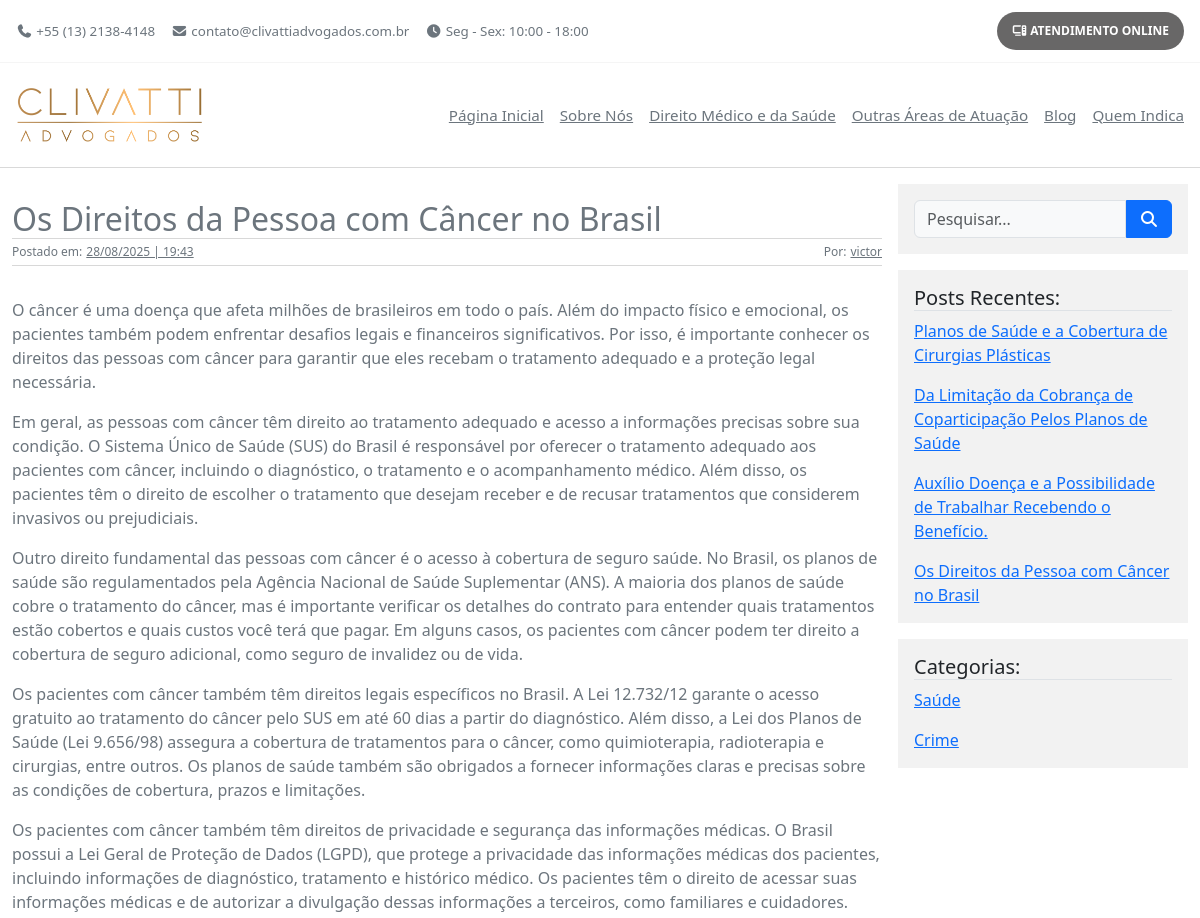
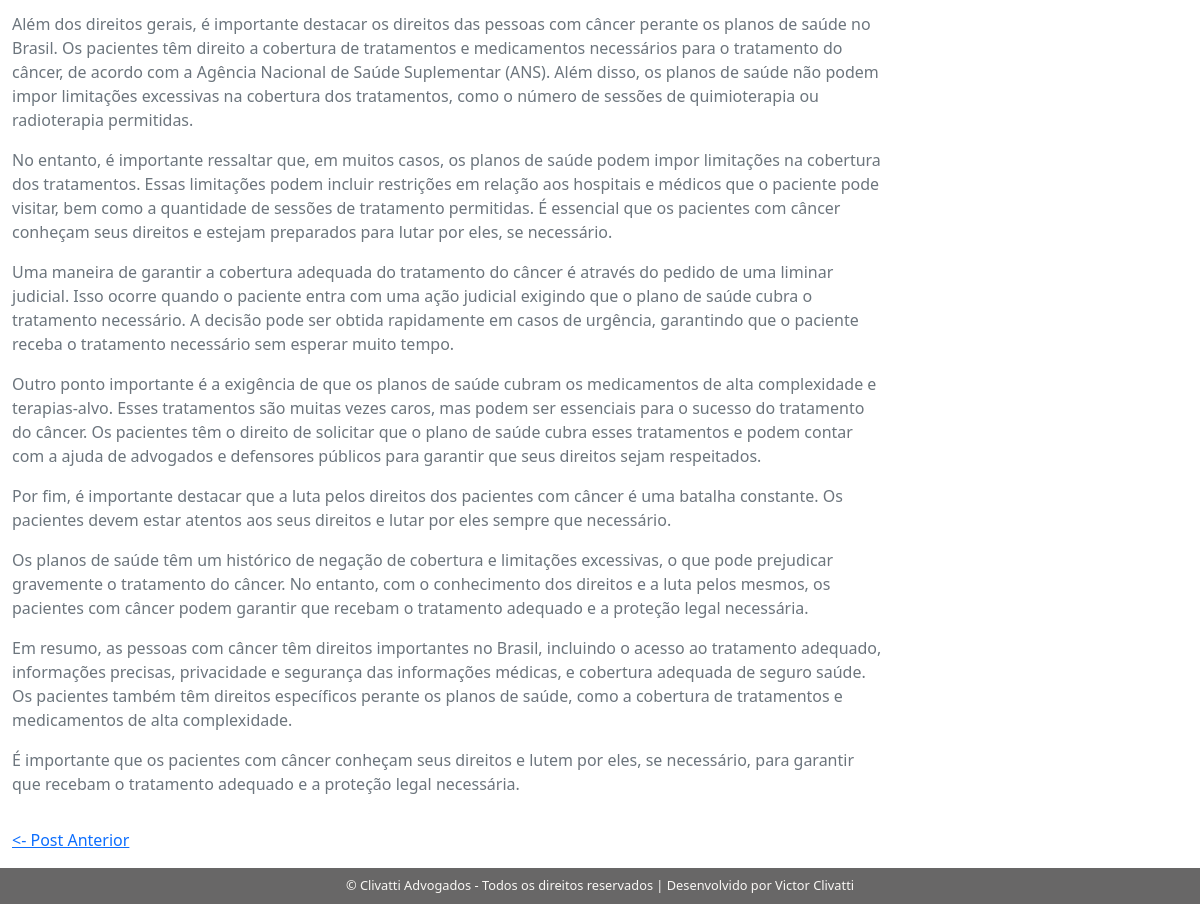
The page /blog/post/4 on the database its author committed (2 pictures, top to bottom).
### blog/models.py (models this page shows, shortened)
class Post(models.Model):
    title = models.CharField(max_length=255)
    content = models.TextField()
    author = models.ForeignKey(User, on_delete=models.CASCADE)
    category = models.ForeignKey(PostCategory, on_delete=models.CASCADE)
    created_at = models.DateTimeField(auto_now_add=True)

class User(AbstractUser):
    pass

class PostCategory(models.Model):
    name = models.CharField(max_length=255)
    created_at = models.DateTimeField(auto_now_add=True)

### blog/views.py (the view, shortened to what this page needs)
# urls.py: path("post/<int:pk>", views.Post.as_view(), name="post"),
class Post(View):
    def get(self, request, pk):
        post = get_object_or_404(models.Post, pk=pk)
        try:
            post_anterior = models.Post.objects.filter(pk__lt=pk).order_by('-pk').first()
        except Post.DoesNotExist:
            post_anterior = None
        try:
            post_proximo = models.Post.objects.filter(pk__gt=pk).order_by('pk').first()
        except Post.DoesNotExist:
            post_proximo = None
        context = {
            "post": post,
            "previous_post": post_anterior,
            "next_post": post_proximo,
            "posts": models.Post.objects.all(),
            "categories": models.PostCategory.objects.all()
        }
        return render(request, "blog/post.html", context)

### blog/templates/blog/post.html (shortened to what this page needs)
{% extends "base.html" %}
{% load static %}
{% block extra_css %}
    <link rel="stylesheet" href="{% static 'blog/css/post.css' %}">
{% endblock %}
{% block main %}
    <div id="main" class="d-flex gap-3">
        <section id="post" class="text-secondary">
            <h2>{{ post.title }}</h2>
            <div class="d-flex justify-content-between info-div">
                <p class="d-flex gap-1">Postado em: <u>{{ post.created_at|date:"d/m/Y | H:i" }}</u></p>
                <p class="d-flex gap-1">Por: <u>{{ post.author.username }}</u></p>
            </div>
            <p class="post-content">{{ post.content|linebreaks }}</p>
            <div class="d-flex justify-content-between">
                {% if previous_post %}
                    <a href="{% url 'post' previous_post.id %}"><- Post Anterior</a>
                {% else %}
                    <span></span>
                {% endif %}
            </div>
        </section>
        <section id="options" class="w-25">
            <div class="input-group mb-3 px-3 py-3" style="background-color: var(--secondary-color);">
                <form method="get" class="w-100 d-flex">
                    <input type="text" name="q" class="form-control rounded-end-0" placeholder="Pesquisar..." value="{{ request.GET.q }}">
                    <button type="submit" class="btn btn-primary rounded-start-0"><i class="fa-solid fa-magnifying-glass d-flex justify-content-center"></i></button>
                </form>
            </div>
            <div class="mb-3 px-3 py-3" style="background-color: var(--secondary-color);">
                <h3 class="fs-5 border-bottom">Posts Recentes:</h3>
                <ul class="d-flex flex-column gap-3 list-unstyled m-0">
                    {% for post in posts|slice:":6" %}
                        <li><a href="{% url 'post' post.pk %}">{{ post.title }}</a></li>
                    {% endfor %}
                </ul>
            </div>
            <div class="mb-3 px-3 py-3" style="background-color: var(--secondary-color);">
                <h3 class="fs-5 border-bottom">Categorias:</h3>
                <ul class="d-flex flex-column gap-3 list-unstyled m-0">
                    {% for category in categories %}
                        <li>
                            <a href="{% url 'blog' %}?categoria={{ category.id }}">{{ category.name }}</a>
                        </li>
                    {% endfor %}
                </ul>
            </div>
        </section>
    </div>
{% endblock %}

### static/css/base.css (style rules this page uses)
body { background-color: #fff; }

### blog/static/blog/css/post.css (style rules this page uses)
h2 { max-width: 1175px; margin: 1rem 0 0; border-bottom: 1px solid var(--border); }

### static/css/variables.css (style rules this page uses)
:root { --bg: #fff; --main-color: #686767; --secondary-color: #F2F2F2; --font-family: 'Arial', sans-serif; --bs-body-bg: #f8f9fa; --border: #d8d8d8; --light-font: rgb(250, 248, 245); --dark-font: rgb(73, 72, 70); }

### rows shown on the page
Post: title "Os Direitos da Pessoa com Câncer no Brasil", created_at|H "28/08/2025 | 19:43", author.username "victor", content "O câncer é uma doença que afeta milhões de brasileiros em todo o país. Além do impacto físico e emocional, os pacientes também podem enfrentar desafios legais e financeiros significativos. Por isso, é importante conhecer os direitos das pessoas com câncer para garantir que eles recebam o tratamento adequado e a proteção legal necessária. Em geral, as pessoas com câncer têm direito ao tratamento adequado e acesso a informações precisas sobre sua condição. O Sistema Único de Saúde (SUS) do Brasil é responsável por oferecer o tratamento adequado aos pacientes com câncer, incluindo o diagnóstico, o tratamento e o acompanhamento médico. Além disso, os pacientes têm o direito de escolher o…"
Post: title "Planos de Saúde e a Cobertura de Cirurgias Plásticas"
Post: title "Da Limitação da Cobrança de Coparticipação Pelos Planos de Saúde"
Post: title "Auxílio Doença e a Possibilidade de Trabalhar Recebendo o Benefício."
PostCategory: name "Saúde"
PostCategory: name "Crime"
